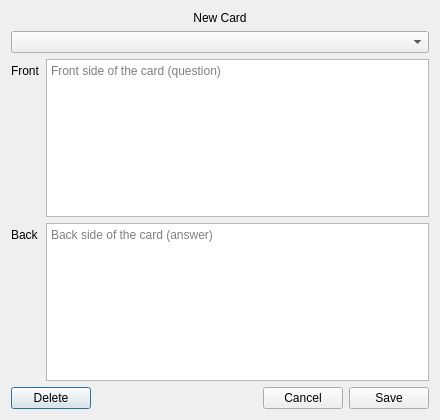
<?xml version="1.0" encoding="UTF-8"?>
<ui version="4.0">
 <class>cardEditor</class>
 <widget class="QDialog" name="cardEditor">
  <property name="geometry">
   <rect>
    <x>0</x>
    <y>0</y>
    <width>440</width>
    <height>420</height>
   </rect>
  </property>
  <property name="windowTitle">
   <string>Card Editor</string>
  </property>
  <layout class="QVBoxLayout" name="verticalLayout">
   <item>
    <widget class="QLabel" name="titleLabel">
     <property name="text">
      <string>New Card</string>
     </property>
     <property name="alignment">
      <set>Qt::AlignCenter</set>
     </property>
    </widget>
   </item>
   <item>
    <widget class="QComboBox" name="deckCombo">
     <property name="toolTip">
      <string>Select target deck</string>
     </property>
    </widget>
   </item>
   <item>
    <layout class="QFormLayout" name="formLayout">
     <item row="0" column="0">
      <widget class="QLabel" name="labelFront">
       <property name="text">
        <string>Front</string>
       </property>
      </widget>
     </item>
     <item row="0" column="1">
      <widget class="QTextEdit" name="frontEdit">
       <property name="minimumSize">
        <size><width>0</width><height>80</height></size>
       </property>
       <property name="placeholderText">
        <string>Front side of the card (question)</string>
       </property>
       <property name="acceptRichText">
        <bool>true</bool>
       </property>
      </widget>
     </item>
     <item row="1" column="0">
      <widget class="QLabel" name="labelBack">
       <property name="text">
        <string>Back</string>
       </property>
      </widget>
     </item>
     <item row="1" column="1">
      <widget class="QTextEdit" name="backEdit">
       <property name="minimumSize">
        <size><width>0</width><height>80</height></size>
       </property>
       <property name="placeholderText">
        <string>Back side of the card (answer)</string>
       </property>
       <property name="acceptRichText">
        <bool>true</bool>
       </property>
      </widget>
     </item>
    </layout>
   </item>
   <item>
    <layout class="QHBoxLayout" name="buttonLayout">
     <item>
      <widget class="QPushButton" name="deleteButton">
       <property name="text">
        <string>Delete</string>
       </property>
       <property name="visible">
        <bool>false</bool>
       </property>
      </widget>
     </item>
     <item>
      <spacer name="horizontalSpacer">
       <property name="orientation"><enum>Qt::Horizontal</enum></property>
       <property name="sizeHint"><size><width>40</width><height>20</height></size></property>
      </spacer>
     </item>
     <item>
      <widget class="QPushButton" name="cancelButton">
       <property name="text">
        <string>Cancel</string>
       </property>
      </widget>
     </item>
     <item>
      <widget class="QPushButton" name="saveButton">
       <property name="text">
        <string>Save</string>
       </property>
      </widget>
     </item>
    </layout>
   </item>
  </layout>
 </widget>
 <resources/>
 <connections/>
</ui>
